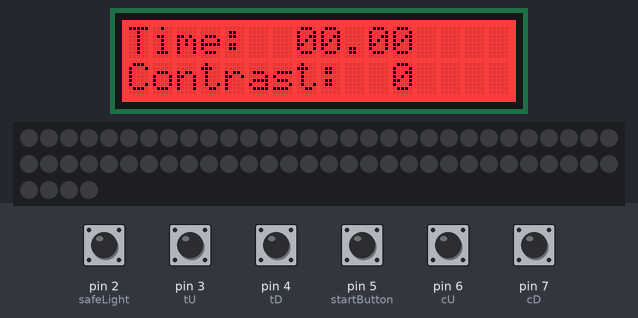
Recording of a sketch running on a simulated Arduino Uno, built with avr-gcc and run on an emulated ATmega328P. Parts: 16×2 character LCD, 64 RGB LEDs in strip order, left to right, continuing on the next row. Inputs (shaded band) come from the test bench; at power-on: pin 2 (safeLight), pin 3 (tU), pin 4 (tD), pin 5 (startButton), pin 6 (cU), pin 7 (cD) HIGH.

Above: at 3.0 s.
3.1 s: pin 2 (safeLight) pulled LOW for 0.15 s
At 3.19 s:
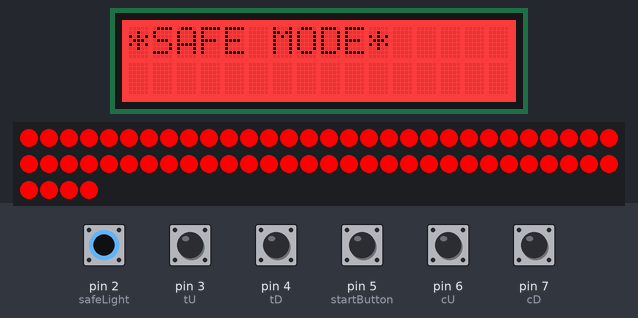
4.7 s: pin 7 (cD) pulled LOW for 0.15 s
At 5.7 s:
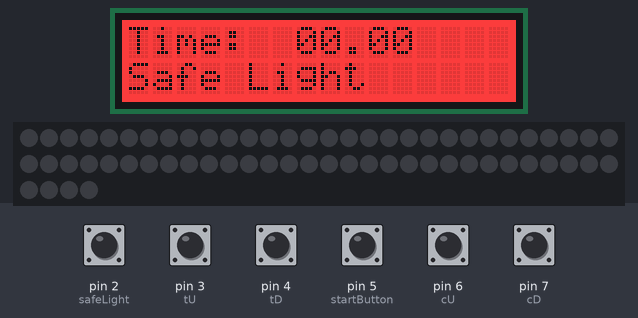
6.3 s: pin 6 (cU) pulled LOW for 1 s
At 7.3 s:
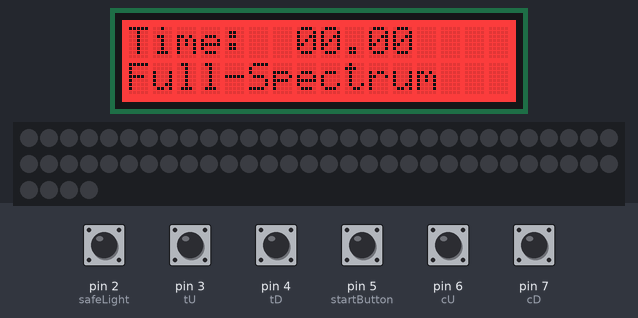
8.8 s: pin 3 (tU) pulled LOW for 1 s
At 10.8 s:
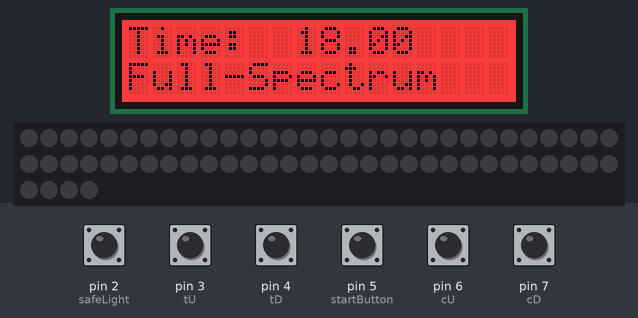
11.3 s: pin 5 (startButton) pulled LOW for 0.15 s
At 11.5 s:
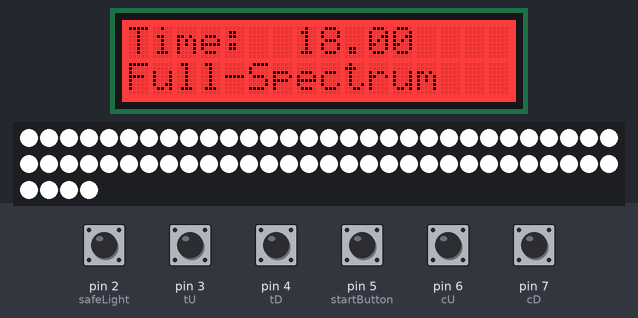
13.7 s: pin 7 (cD) pulled LOW for 1 s
At 13.95 s:
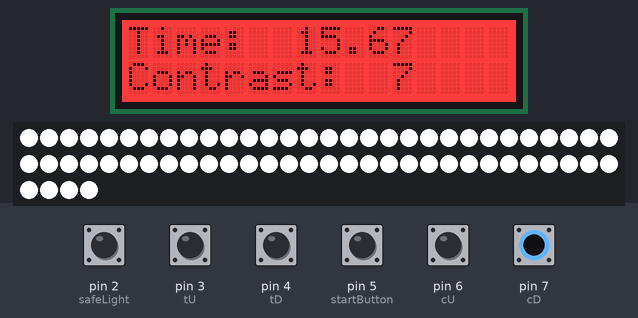
Timing chart, 0 to 16.7 s (numbered marks = the images above; inputs shaded):
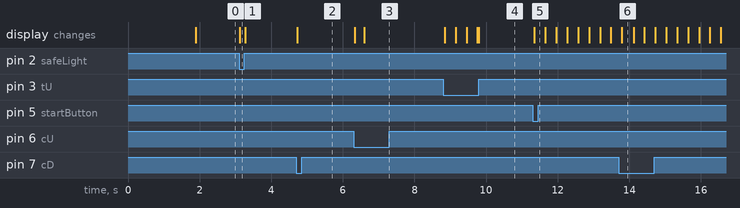

Measured:
- after the input at 3.1 s, the display: changes at once (image 1)
- after the input at 4.7 s, the display: changes at once (image 2)
- after the input at 6.3 s, the display: first changes at once (image 3 shows a later state)
- after the input at 8.8 s, the display: first changes after 0.05 s (image 4 shows a later state)
- after the input at 13.7 s, the display: changes after 0.09 s (image 6)

The sketch:

BW-Photo-Enlarger.ino
```cpp
// LCD libraries
#include <Wire.h>
#include "DFRobot_LCD.h"
DFRobot_LCD lcd(16,2);

// LED libraries and pins
#include <FastLED.h>
#define LED_PIN1 9
#define NUM_LEDS 64
#define LED_TYPE WS2811
#define COLOR_ORDER GRB
CRGB leds[NUM_LEDS];

int r, g, b;

const int startButton=5;
int startButtonState;

const int tU=3, tD=4;
int tUState, tDState;

unsigned long countdownBegin, countdown, timer;

const int cU=6, cD=7;
int cUState, cDState, cVal=0;

const int safeLight=2;
int safeLightState;
bool SL=false;


void setup() {
// LCD screen
lcd.init();
lcd.setRGB(255, 0, 0);
lcd.clear();

// LED
FastLED.addLeds<WS2812B, LED_PIN1, GRB>(leds, NUM_LEDS);
FastLED.setBrightness(255);

// assigns digital pins as either inputs or outputs
pinMode(startButton,INPUT);
pinMode(tU,INPUT);
pinMode(tD,INPUT);
pinMode(cU,INPUT);
pinMode(cD,INPUT);
pinMode(safeLight,INPUT);

// allows the user to use a button without an external resistor
digitalWrite(startButton,HIGH);
digitalWrite(tU,HIGH);
digitalWrite(tD,HIGH);
digitalWrite(cU,HIGH);
digitalWrite(cD,HIGH);
digitalWrite(safeLight,HIGH);

// sets text to be displayed at splash screen upon boot-up
lcd.setCursor(0,0);
lcd.print("SCOTTCO");
lcd.setCursor(0,1);
lcd.print("PHOTOGRAPHY");


// debugs an issue where lights don't consistently work on startup
// forces all of the lights to turn on at boot as "red"
for(int j = 0; j<=6; j=j+1){
  for(int i=0; i<NUM_LEDS; i++) {
    leds[i] = CRGB(255, 0, 0);
  }
  FastLED.show();
  delay(250);
}

// turns the boot-up red light off before loop/user input
for(int j = 0; j<=5; j=j+1){
  for(int i=0; i<NUM_LEDS; i++) {
    leds[i] = CRGB(0, 0, 0);
  }
  FastLED.show();
}
}

void loop() {
safeLightState=digitalRead(safeLight);

  // turns on the safe light when the switch is toggled
  if(safeLightState==0){
    for(int i=0; i<NUM_LEDS; i++) {
      leds[i] = CRGB(255, 0, 0);
    }
    FastLED.show();


  // Let's the user know via LCD that safe mode is activated
  if(SL == false){
    lcd.clear();
    lcd.setCursor(0,0);
    lcd.print("*SAFE MODE*");

    // bug fix where timer continues to countdown while safe mode is enabled
    countdownBegin = 0UL;
  }


    // SL tracks the status of the safe light so it can be disabled when the switch is turned off
    SL = true;
  }

  // tracks the state of the safe light and turns the enlarger head off if it was previously on
  if(safeLightState==1){

    // disables the safe light when the switch is turned off
    if(SL == true){
      for(int i=0; i<NUM_LEDS; i++) {
        leds[i] = CRGB(0, 0, 0);
      }
      FastLED.show();
      SL = false;
      }

    // sets the LED RGB values based on contrast setting
    switch(cVal){

      case -1:
      r=255, g=0, b=0;
      break;

      case 0:
        r=0, g=252, b=0;
      break;

      case 1:
        r=0, g=224, b=9;
      break;

      case 2:
        r=0, g=196, b=19;
      break;

      case 3:
        r=0, g=168, b=28;
      break;

      case 4:
        r=0, g=140, b=37;
      break;

      case 5:
        r=0, g=112, b=46;
      break;

      case 6:
        r=0, g=84, b=56;
      break;

      case 7:
        r=0, g=56, b=65;
      break;

      case 8:
        r=0, g=28, b=75;
      break;

      case 9:
        r=0, g=0, b=84;
      break;

      case 10:
      r=255, g=255, b=255;
      break;

      default:
        r=0, g=0, b=0;
      break;
    }
      // checks the state of the button (if you press the button it will read 0, unpressed will read 1)
      startButtonState=digitalRead(startButton);

      // if the button is pressed, peg the countdownBegin int to millis() at the moment it was pressed, turns on the light
      if(startButtonState==0){
        countdownBegin=millis();

      // turns on the LED panel
        for(int i=0; i<NUM_LEDS; i++) {
          leds[i] = CRGB(r, g, b);
        }
        FastLED.show();
      }

    // timer section
      // adds/subtracts time to the countdown;
      tUState=digitalRead(tU);
      tDState=digitalRead(tD);
      // time-up button
      if(tUState==0){
        // add half a second
        countdown=countdown+500UL;
        // caps the time at sixty seconds
        if(countdown>=60000UL){
          countdown=60000UL;
        }
      }
      // time-down button
      if(tDState==0){
        // remove half a second
        countdown=countdown-500UL;
        // caps the time at zero
        if(countdown<=0UL){
          countdown=0UL;
        }
        // prevents time from rolling over to max value from zero
        if(countdown>=60000UL){
          countdown=0UL;
        }
      }

      // establishes the timer, which is the timed data the user will see
      if(countdownBegin>0){
        timer = (countdownBegin + countdown) - (millis() );
        if(timer>=countdownBegin+countdown){
          timer=countdown;
          countdownBegin=0;
          lcd.clear();

          //turns off the LED panel
          for(int i=0; i<NUM_LEDS; i++) {
          leds[i] = CRGB(0, 0, 0);
          }
          FastLED.show();
        }
      }

      else{
        timer=countdown;
      }


    // contrast section
      // adds/subtracts the contrast
      cUState=digitalRead(cU);
      cDState=digitalRead(cD);

      // contrast up button
      if(cUState == 0){
        cVal = cVal+1;
      }
      if(cVal >= 10){
        cVal = 10;
      }
    // contrast down button
      if(cDState == 0){
        cVal = cVal-1;
      }
      if(cVal <= (-1) ){
        cVal= (-1);
      }

      // lcd section, TIMER
      lcd.setCursor(0,0);
      lcd.print("Time:  ");
      // preceeds the LCD with a zero to fix trailing numbers
      if(timer<9900UL || countdown<10000UL){
        lcd.print("0");
      }
      lcd.print(timer*.001);

      // lcd section, CONTRAST
      if(cVal >= (0) && cVal <=9){
        lcd.setCursor(0,1);
        lcd.print("Contrast: ");
        lcd.print(" ");
        lcd.print(cVal);
        lcd.print("   ");
      }
      if(cVal == (-1) ){
        lcd.setCursor(0,1);
        lcd.print("Safe Light      ");
      }
      if(cVal == (10) ){
        lcd.setCursor(0,1);
        lcd.print("Full-Spectrum   ");
      }
  }
  }
```
